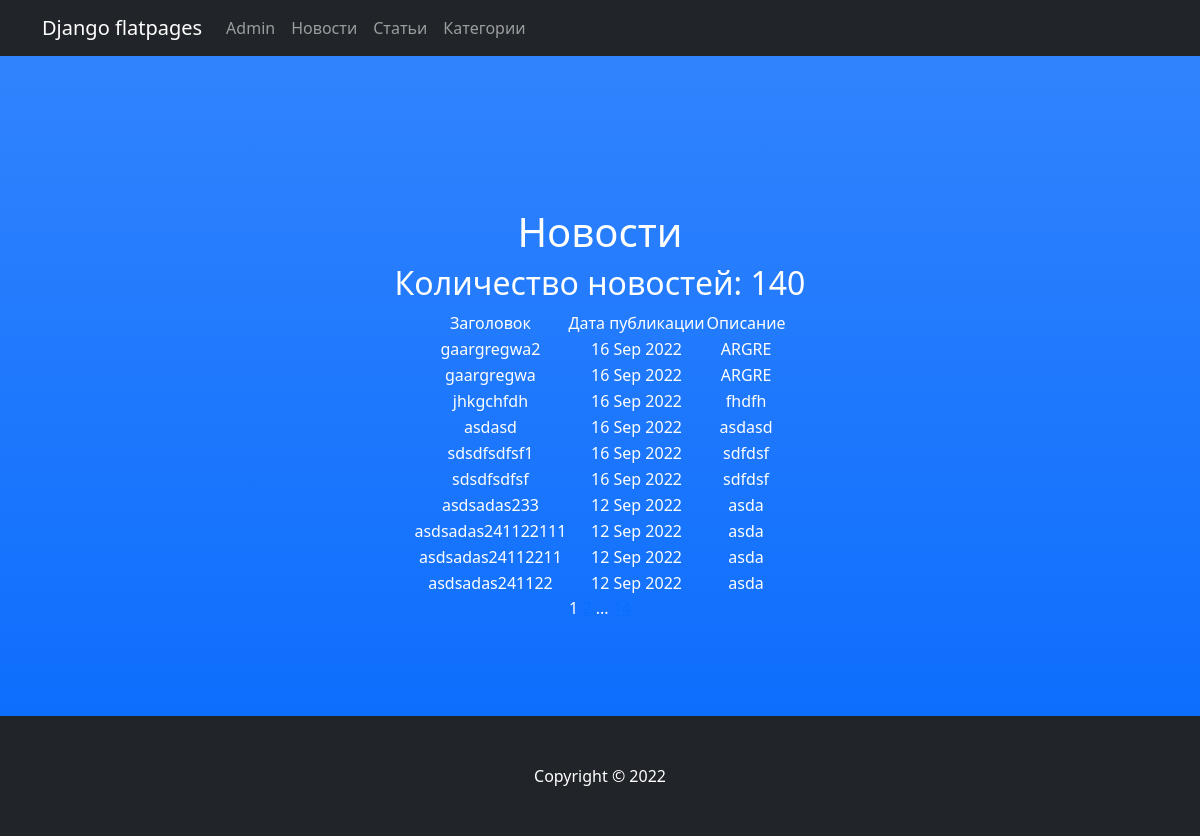
Page /news/ on the committed database.
### newsapp/models.py (models this page shows, shortened)
class Post(models.Model):
    head = models.CharField(max_length=255, unique=True)
    text = models.TextField()
    rate = models.IntegerField(default=0)
    type = models.BooleanField(default=False)  # False - новость, True - статья
    time = models.DateTimeField(auto_now_add=True)
    author = models.ForeignKey(Author, on_delete=models.CASCADE)
    category = models.ManyToManyField(Category, through='PostCategory')

### newsapp/views.py (the view)
# urls.py: path('', News.as_view(), name='news_list'),
class News(ListView):
    queryset = Post.objects.filter(type=0)
    ordering = '-time'
    template_name = 'news.html'
    context_object_name = 'news'
    paginate_by = 10
    def get_context_data(self, **kwargs):
        context = super().get_context_data(**kwargs)
        a = Post.objects.all()
        context['amount'] = 0
        for i in a:
            if i.type == 0:
                context['amount'] += 1
        return context

### newsapp/templatetags/custom_filters.py (called while the page is built)
@register.filter()
def censor(value):
    bad = [
        'жопа', 'Жопа',
        'херня', 'Херня',
        'чмо', 'Чмо'
    ]
    for i in bad:
        if i in value:
            value = value.replace(i[1:], '*' * (len(i) - 1))
    return f'{value}'

### templates/news.html (shortened to what this page needs)
{% extends 'flatpages/default.html' %}
{% load custom_filters %}
{% block content %}
<h1>Новости</h1>
{% if news %}
<h2>Количество новостей: {{ amount }}</h2>
<table align="center">
    <tr>
        <td>
            Заголовок
        </td>
        <td>
            Дата публикации
        </td>
        <td>
            Описание
        </td>
    </tr>
    {% for new in news %}
    <tr>
        <td>{{ new.head|censor }}</td>
        <td>{{ new.time|date:'d M Y' }}</td>
        <td>{{ new.text|truncatechars:20|censor }}</td>
    </tr>
    {% endfor %}
</table>
{% else %}
<h2>Новостей нет!</h2>
{% endif %}
   {{ page_obj.number }}
   {% if page_obj.has_next %}
       <a href="?page={{ page_obj.next_page_number }}">{{ page_obj.next_page_number }}</a>
       {% if paginator.num_pages != page_obj.next_page_number %}
           ...
           <a href="?page={{ page_obj.paginator.num_pages }}">{{ page_obj.paginator.num_pages }}</a>
       {% endif %}
   {% endif %}
{% endblock content %}

### rows in the picture
Post: head|censor "gaargregwa2", time "16 Sep 2022", text|censor "ARGRE"
Post: head|censor "gaargregwa", time "16 Sep 2022", text|censor "ARGRE"
Post: head|censor "jhkgchfdh", time "16 Sep 2022", text|censor "fhdfh"
Post: head|censor "asdasd", time "16 Sep 2022", text|censor "asdasd"
Post: head|censor "sdsdfsdfsf1", time "16 Sep 2022", text|censor "sdfdsf"
Post: head|censor "sdsdfsdfsf", time "16 Sep 2022", text|censor "sdfdsf"
Post: head|censor "asdsadas233", time "12 Sep 2022", text|censor "asda"
Post: head|censor "asdsadas241122111", time "12 Sep 2022", text|censor "asda"
Post: head|censor "asdsadas24112211", time "12 Sep 2022", text|censor "asda"
Post: head|censor "asdsadas241122", time "12 Sep 2022", text|censor "asda"

### other values in the picture
{{ amount }} "140"
{{ page_obj.number }} "1"
